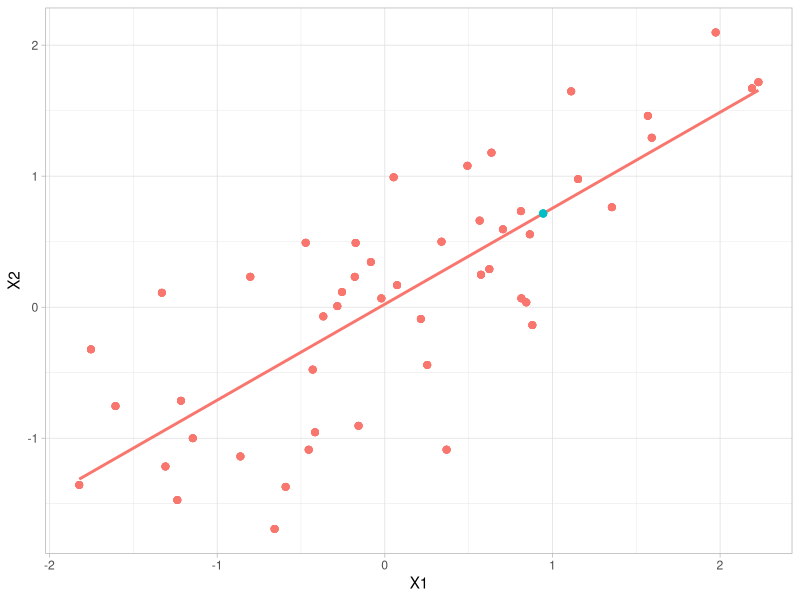
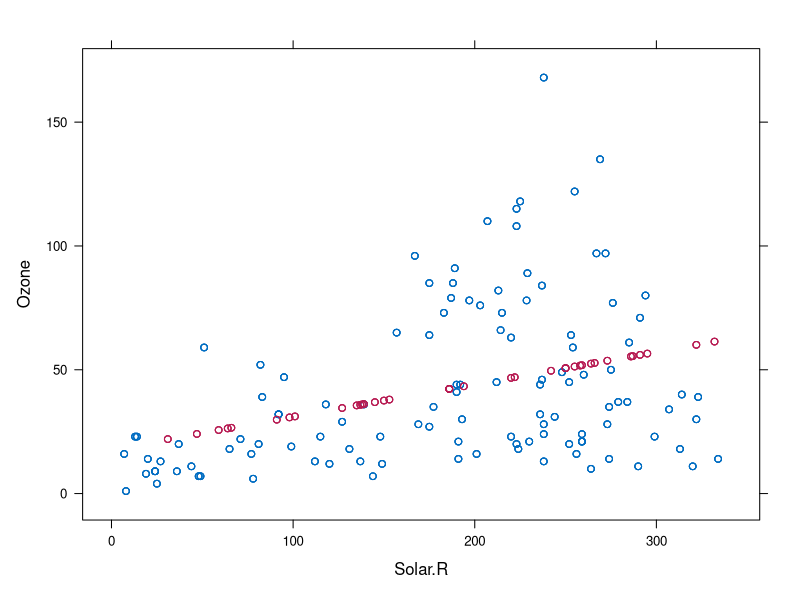
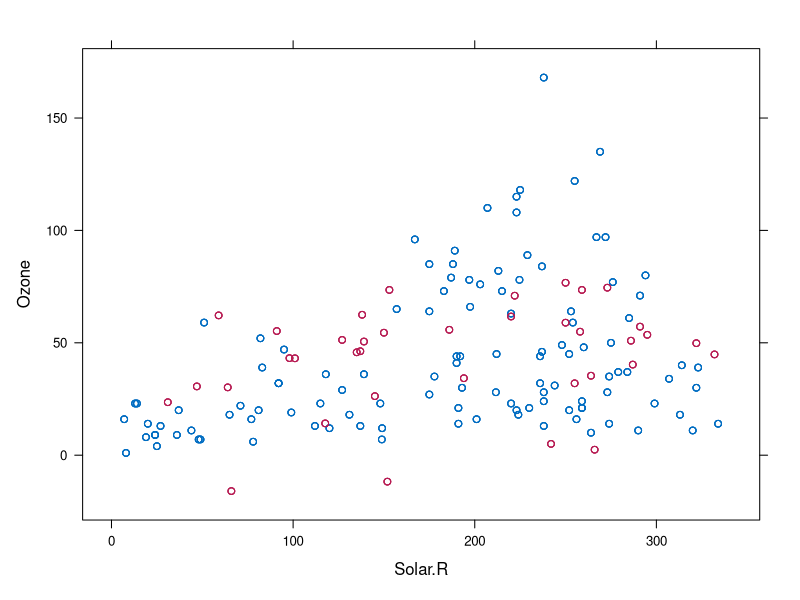
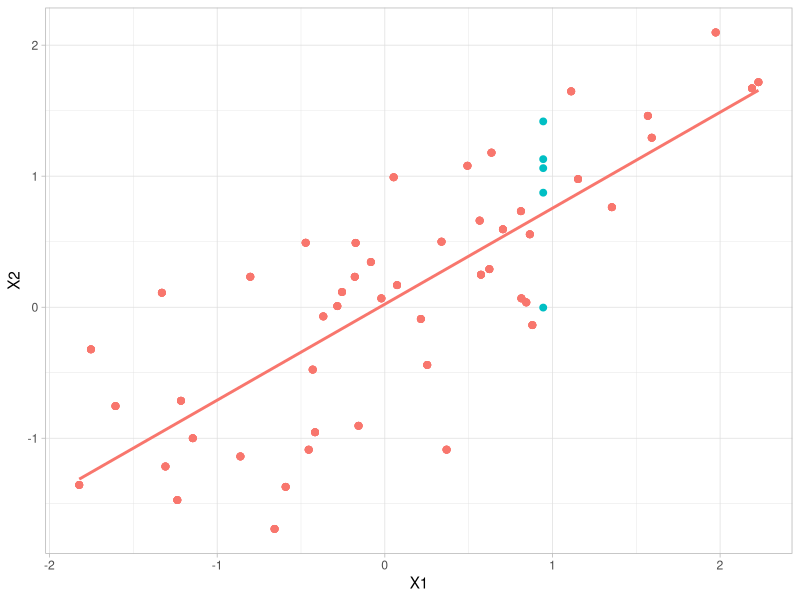
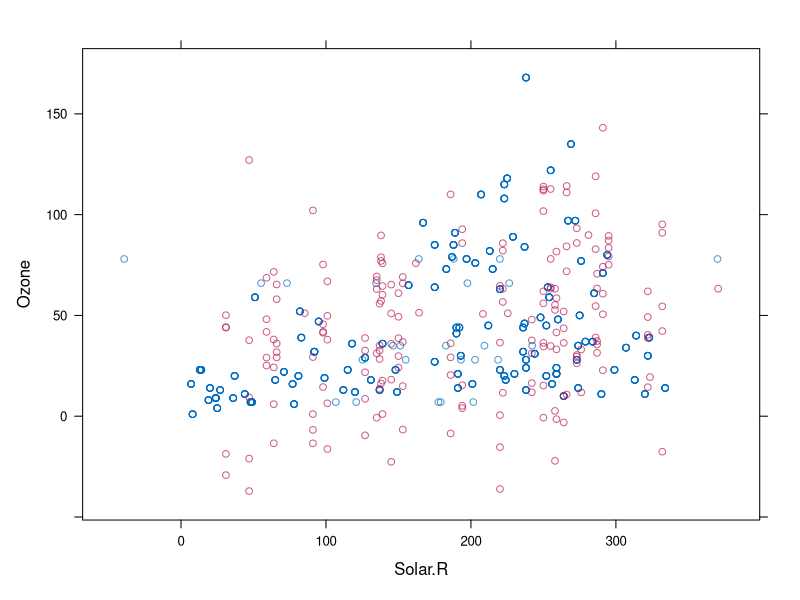
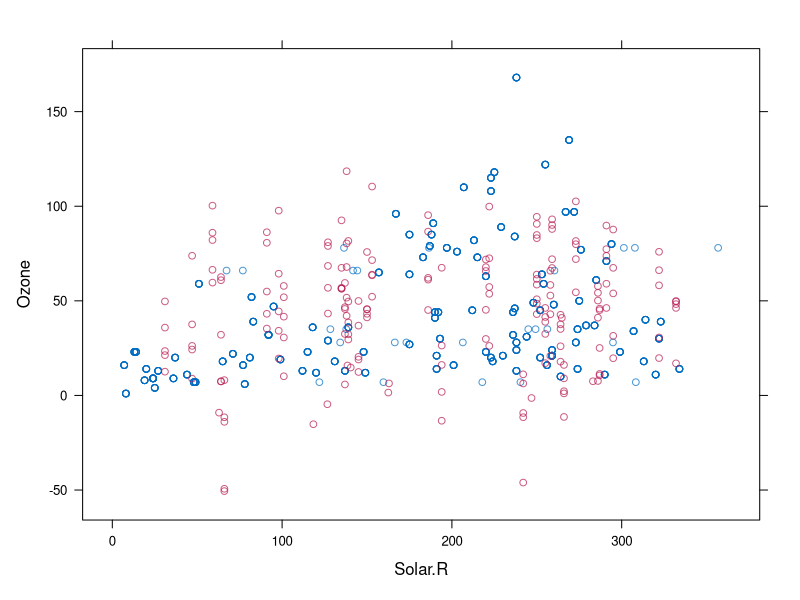
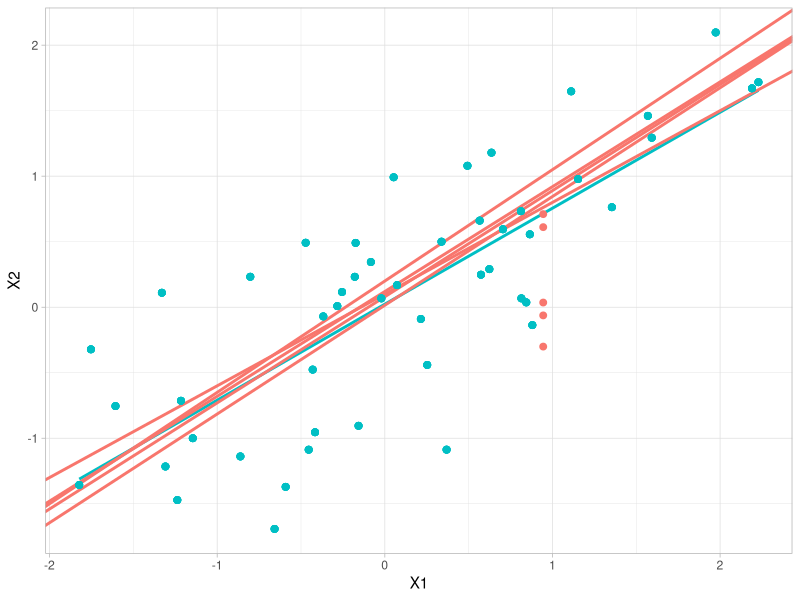
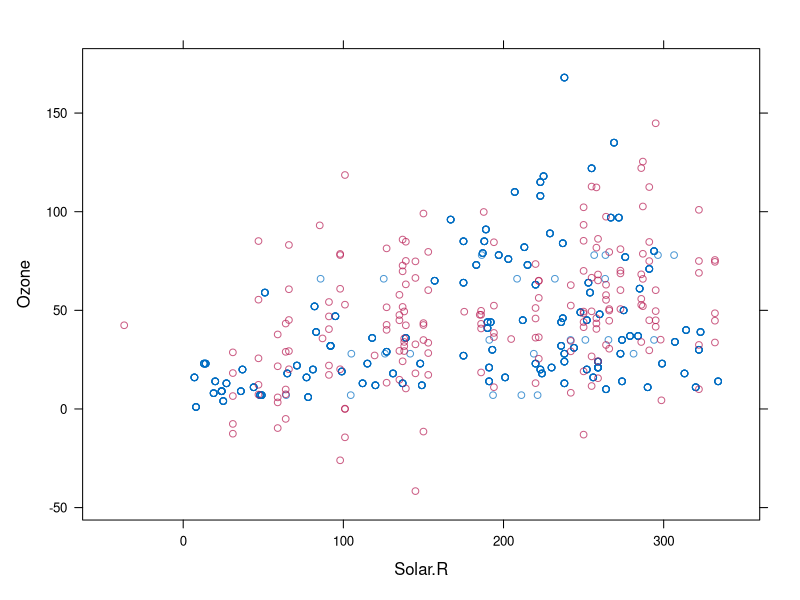

The R script that drew these images, in order:
## ---- chunk 1
knitr::opts_chunk$set(echo = TRUE, warning = FALSE, message = FALSE)

library(ggplot2)
library(mice)
library(knitr)
library(kableExtra)
library(dplyr)
theme_set(theme_light())
## ---- chunk 2
psych::describe(airquality) %>%
  kable() %>%
  kable_styling()
## ---- chunk 3
dat <- data.frame(MASS::mvrnorm(n = 50, mu = c(0,0), Sigma = matrix(c(1, 0.75,  0.75, 1),2,2)))
dat[10,"X2"] <- NA

imp_reg1 <- mice(dat, method = "norm.predict", printFlag = FALSE)
#xyplot(imp_reg1, X2 ~ X1)

impr_long <- complete(imp_reg1, action = "long", include = FALSE) %>% 
  mutate(R = ifelse(.id == 10, 0, 1))

ggplot(impr_long, aes(X1, X2, color = factor(R), group = factor(R)))+
  geom_smooth(method = "lm", se = FALSE)+
  geom_point(size = 2)+
  theme(legend.position = "none")

## ---- chunk 4
imp_reg <- mice(airquality %>% select(Ozone, Solar.R), 
                method = "norm.predict", print = F)
xyplot(imp_reg, Ozone ~ Solar.R)
## ---- chunk 5
imp_reg <- mice(airquality, 
                method = "norm.predict", print = F)
xyplot(imp_reg, Ozone ~ Solar.R)
## ---- chunk 6

imp_sreg1 <- mice(dat, method = "norm.nob", print = F)
#xyplot(imp_sreg1, X2 ~ X1)

impsr_long <- complete(imp_sreg1, action = "long", include = FALSE) %>% 
  mutate(R = ifelse(.id == 10, 0, 1))

ggplot(impsr_long, aes(X1, X2, color = factor(R), group = factor(R)))+
  geom_smooth(method = "lm", se = FALSE)+
  geom_point(size = 2)+
  theme(legend.position = "none")

## ---- chunk 7
imp_reg <- mice(airquality %>% select(Ozone, Solar.R), method = "norm.nob", print = F)
xyplot(imp_reg, Ozone ~ Solar.R)
## ---- chunk 8
imp_reg <- mice(airquality, method = "norm.nob", print = F)
xyplot(imp_reg, Ozone ~ Solar.R)
## ---- chunk 9

imp_breg1 <- mice(dat, method = "norm", print = F)
#xyplot(imp_sreg1, X2 ~ X1)

impbr_long <- complete(imp_breg1, action = "long", include = FALSE) %>% 
  mutate(R = ifelse(.id == 10, 0, 1))

#lm(X2 ~ X1, dat)

ggplot(impbr_long, aes(X1, X2, color = factor(R), group = factor(R)))+
  geom_smooth(method = "lm", se = FALSE, color = "#00BFC4", size = 1)+
  geom_abline(intercept = 0.015, slope = 0.83, color = "#F8766D", size = 1)+
  geom_abline(intercept = 0.08, slope = 0.81, color = "#F8766D", size = 1)+
  geom_abline(intercept = 0.12, slope = 0.8, color = "#F8766D", size = 1)+
  geom_abline(intercept = 0.2, slope = 0.85, color = "#F8766D", size = 1)+
  geom_abline(intercept = 0.1, slope = 0.7, color = "#F8766D", size = 1)+
geom_point(size = 2)+
  theme(legend.position = "none")
#blue = #00BFC4
# red = 
## ---- chunk 10
imp_breg <- mice(airquality %>% select(Ozone, Solar.R), method = "norm", print = F)
xyplot(imp_breg, Ozone ~ Solar.R)
## ---- chunk 11
imp_breg <- mice(airquality, method = "norm", print = F)
xyplot(imp_breg, Ozone ~ Solar.R)
## ---- chunk 12

imp_preg1 <- mice(dat, method = "pmm", printFlag = FALSE)
#xyplot(imp_sreg1, X2 ~ X1)

imppr_long <- complete(imp_preg1, action = "long", include = FALSE) %>% 
  mutate(R = ifelse(.id == 10, 0, 1))

#lm(X2 ~ X1, dat)

ggplot(imppr_long, aes(X1, X2))+
geom_smooth(method = "lm", se = FALSE, color = "#00BFC4",  size = 1)+
geom_point(size = 2, color = "#00BFC4")+
  theme(legend.position = "none") + 
  ggtitle("Observed data")
#blue = #00BFC4
# red = 
## ---- chunk 13

imp_preg1 <- mice(dat, method = "pmm", printFlag = FALSE)
#xyplot(imp_sreg1, X2 ~ X1)

imppr_long <- complete(imp_preg1, action = "long", include = FALSE) %>% 
  mutate(R = ifelse(.id == 10, 0, 1))

#lm(X2 ~ X1, dat)

ggplot(imppr_long, aes(X1, X2, color = factor(R), group = factor(R)))+
geom_smooth(method = "lm", se = FALSE)+
geom_point(size = 2)+
  theme(legend.position = "none")+ 
  ggtitle("Imputed missing values")
#blue = #00BFC4
# red = 
## ---- chunk 14
imp_pmm <- mice(airquality %>% select(Ozone, Solar.R), 
                method = "pmm", print = F)
xyplot(imp_pmm, Ozone ~ Solar.R)
## ---- chunk 15
imp_pmm <- mice(airquality, method = "pmm", print = F)
xyplot(imp_pmm, Ozone ~ Solar.R)
